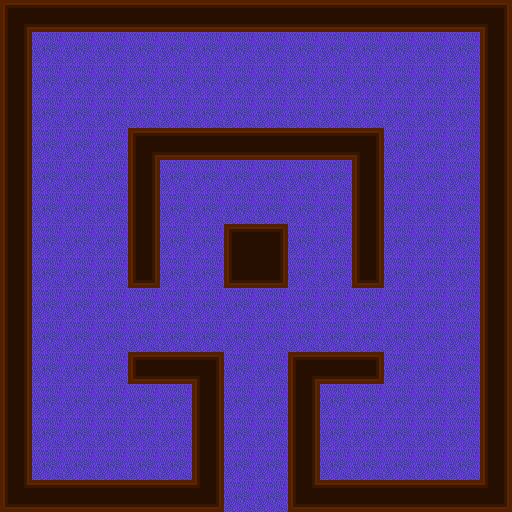

Tiled map render using the project's own tile images. Description and the map definition, with tile-layer contents summarised, below:
An orthogonal 16x16 tile map with 32x32 px tiles, 2 tile layers (floor, Walls), 1 hidden layer not drawn, 3 tilesets, 1 image layer and 1 object (PlayerEntity).

<map version="1.0" orientation="orthogonal" width="16" height="16" tilewidth="32" tileheight="32">
 <tileset firstgid="1" name="min" tilewidth="32" tileheight="32">
  <image source="../tilesets/walls.png" width="256" height="192" />
 </tileset>
 <tileset firstgid="49" name="meta" tilewidth="32" tileheight="32">
  <image source="../tilesets/metaset2.png" width="128" height="96" />
  <tile id="0">
   <properties>
    <property name="type" value="wall" />
   </properties>
  </tile>
  <tile id="1">
   <properties>
    <property name="type" value="box" />
   </properties>
  </tile>
 </tileset>
 <tileset firstgid="61" name="moquette" tilewidth="32" tileheight="32">
  <image source="../tilesets/moquette.png" width="96" height="192" />
 </tileset>
 <imagelayer name="Background" width="16" height="16">
  <image source="../images/background.png" />
 </imagelayer>
 <layer name="floor" width="16" height="16">
  <data>[256 cells, 256 non-empty, 1 distinct tile ids]</data>
 </layer>
 <layer name="Walls" width="16" height="16">
  <data>[256 cells, 90 non-empty, 13 distinct tile ids]</data>
 </layer>
 <layer name="meta" width="16" height="16" visible="0">
  <data>[256 cells, 93 non-empty, 2 distinct tile ids]</data>
 </layer>
 <objectgroup color="#68bd17" name="Player" width="16" height="16">
  <object name="PlayerEntity" x="224" y="448" width="32" height="32">
   <properties>
    <property name="image" value="character" />
    <property name="spriteheight" value="32" />
    <property name="spritewidth" value="32" />
   </properties>
  </object>
 </objectgroup>
</map>
